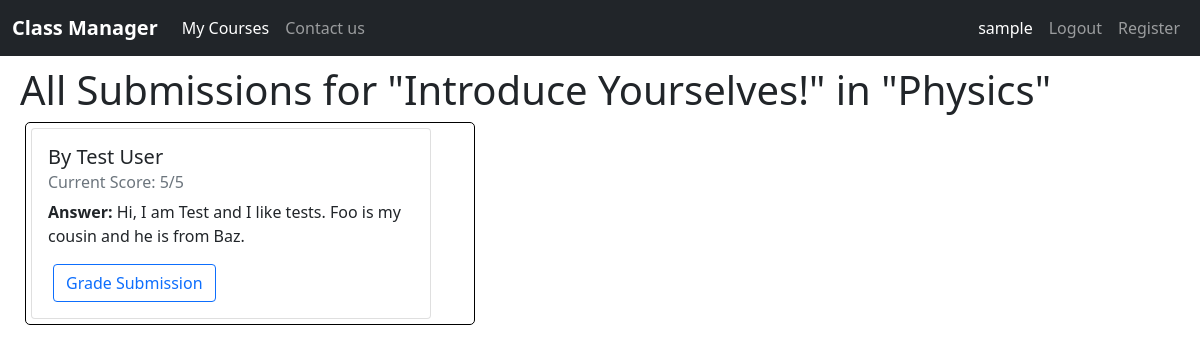
The page /view/submissions/1/1 (signed in) on the database its author committed.
### classmanager/models.py (models this page shows, shortened)
class User(AbstractUser):
    is_student = models.BooleanField(default=False)
    is_instructor = models.BooleanField(default=False)
    def __str__(self):
        return self.get_full_name()

class Assignment(models.Model):
    title = models.TextField(max_length=255, blank=False)
    course = models.ForeignKey(Course, on_delete=models.CASCADE)
    file_url = models.URLField(blank=True, max_length=200)
    description = models.TextField(max_length=1000, blank=True)
    date_created = models.DateField(auto_now_add=True)
    due_date = models.DateField(blank=False, default=date.today() + timedelta(days=3))
    points = models.PositiveIntegerField(default=1)

class Course(models.Model):
    instructor = models.ForeignKey(Instructor, on_delete=models.CASCADE)
    name = models.CharField(max_length=255, blank=False, default=None)
    is_active = models.BooleanField(default=True)
    date_created = models.DateTimeField(auto_now_add=True)
    DEPARTMENTS = [
        ("Math", "Math"), ("English", "English"),
        ("Science", "Science"), ("Technology", "Technology"),
        ("Law", "Law"), ("Art", "Art"),
        ("Business", "Business"), ("Health", "Health")
    ]
    department = models.CharField(max_length=20, choices=DEPARTMENTS, default="Other")
    description = models.TextField(max_length=1000, default=None, blank=True)
    credits = models.PositiveIntegerField(default=2)
    length = models.PositiveIntegerField(default=10)

class Submission(models.Model):
    assignment = models.ForeignKey(Assignment, on_delete=models.CASCADE)
    student = models.ForeignKey(Student, on_delete=models.CASCADE)
    score = models.PositiveIntegerField(default=0)
    text = models.TextField(max_length=1000)
    date_submitted = models.DateField(auto_now_add=True)

class Student(models.Model):
    user = models.OneToOneField(User, primary_key=True, on_delete=models.CASCADE)
    date_of_birth = models.DateField(default=date.today)
    MAJORS = [
        ("Math", "Math"), ("English", "English"),
        ("Science", "Science"), ("Technology", "Technology"),
        ("Law", "Law"), ("Art", "Art"),
        ("Business", "Business"), ("Health", "Health")
    ]
    STANDINGS = [
        ("FR", "Freshman"),
        ("SM", "Sophomore"),
        ("JR", "Junior"),
        ("SR", "Senior"),
        ("GR", "Graduate")
    ]
    major = models.CharField(max_length=20, choices=MAJORS, default="Undecided")
    standing = models.CharField(max_length=20, choices=STANDINGS, default="FR")
    credits = models.PositiveIntegerField(default=0)

### classmanager/views.py (the view)
# urls.py: path("view/submissions/<int:course_id>/<int:assignment_id>", views.view_submissions, name="view-submissions"),
@login_required
def view_submissions(request, course_id, assignment_id):
    context = {}
    if not instructor_check(request, course_id, "view all submissions", context):
        return render(request, "classmanager/failure.html", context)
    course = Course.objects.get(pk=course_id)
    context["course"] = course
    try:
        assignment = Assignment.objects.get(pk=assignment_id)
    except Assignment.DoesNotExist:
        context["failure_message"] = "The Assignment you are searching for does not exist"
        return render(request, "classmanager/failure.html", context)
    else:
        context["assignment"] = assignment
        submissions = Submission.objects.filter(assignment=assignment)
        context["submissions"] = submissions
        return render(request, "classmanager/view_submissions.html", context)

### classmanager/views.py (called while the page is built)
def instructor_check(request, course_id, action, context):
    try:
        course = Course.objects.get(pk=course_id)
    except Course.DoesNotExist:
        context["failure_message"] = "The course you are searching for does not exist"
        return False
    else:
        if not request.user.is_instructor:
            context["failure_message"] = f"Sorry, you don't have the permission to {action} in this course."
            return False
        else:
            course_instructor = course.instructor
            instructor = Instructor.objects.get(pk=request.user)
            if course_instructor != instructor:
                context["failure_message"] = f"Sorry, you don't have the permission to {action} in this " \
                                             "course. "
                return False
        return True

### classmanager/templates/classmanager/view_submissions.html
{% extends "classmanager/layout.html" %}
{% block body %}
<h1>All Submissions for "{{assignment.title}}" in "{{course.name}}"</h1>
<div class="course-section">
  {% for submission in submissions %}
  <div class="card" style="max-width: 400px;">
    <div class="card-body">
      <h5 class="card-title">By {{submission.student.user}}</h5>
      <h6 class="card-subtitle mb-2 text-muted">Current Score: {{submission.score}}/{{submission.assignment.points}}
      </h6>
      <p class="card-text">
        <strong>Answer:</strong> {{submission.text}} <br>
      </p>
      <form class="button-form" action="{% url 'grade-submission' submission_id=submission.id %}" method="GET">
        <input class="btn btn-outline-primary" type="submit" value="Grade Submission" />
      </form>
    </div>
  </div>
  {% empty %}
  <div class="card">
    <div class="card-body">
      <p>No submission has been made for this class yet</p>
    </div>
  </div>
  {% endfor %}
</div>
{% endblock body %}

### classmanager/templates/classmanager/layout.html (shortened to what this page needs)
{% load static %}
<!DOCTYPE html>
<html lang="en">
<head>
    <link rel="stylesheet" href="{% static 'classmanager/styles.css' %}">
    <link href="https://cdn.jsdelivr.net/npm/bootstrap@5.0.2/dist/css/bootstrap.min.css" rel="stylesheet"
>
</head>
<body>
    <nav class="navbar navbar-expand-lg navbar-dark bg-dark">
        <div class="container-fluid">
            <a class="navbar-brand" href="{% url 'index' %}"><b>Class Manager</b></a>
            <div class="collapse navbar-collapse justify-content-between" id="navbarNavAltMarkup">
                <div class="navbar-nav">
                    {% block left-nav %}
                    {% if user.is_instructor %}
                    <a class="nav-link active" aria-current="page" href="{% url 'view-created-courses' %}">My Courses</a>
                    {% endif %}
                    {% endblock left-nav %}
                    <a class="nav-link" href="{% url 'contact_us' %}">Contact us</a>
                </div>
            </div>
            <div class="collapse navbar-collapse justify-content-end" id="navbarNavAltMarkup">
                <div class="navbar-nav">
                    {% if user.is_authenticated %}
                    <a class="nav-link active" aria-current="page"
                        href="{% url 'view-my-profile' %}">{{user.username}}</a>
                    <a class="nav-link" href="{% url 'logout' %}">Logout</a>
                    {% else %}
                    <a class="nav-link" href="{% url 'login' %}">Login</a>
                    {% endif %}
                    {% block right-nav %}
                    <a class="nav-link" href="{% url 'register' %}">Register</a>
                    {% endblock right-nav %}
                </div>
            </div>
        </div>
    </nav>
    <div class="main-container">
        {% block body%}
        {% endblock body%}
    </div>
</body>
</html>

### classmanager/static/classmanager/styles.css (style rules this page uses)
.main-container { margin: 10px 20px 10px 20px; }
form { max-width: 600px; }
.button-form { margin: auto; padding: 5px; display: inline; }
.course-section { border-radius: 5px; border: 1px solid black; padding: 5px; max-width: 450px; margin: 5px; }

### rows shown on the page
User: username "sample"
Assignment: title "Introduce Yourselves!"
Course: name "Physics"
Submission: student.user "Test User", score "5", assignment.points "5", text "Hi, I am Test and I like tests. Foo is my cousin and he is from Baz."
